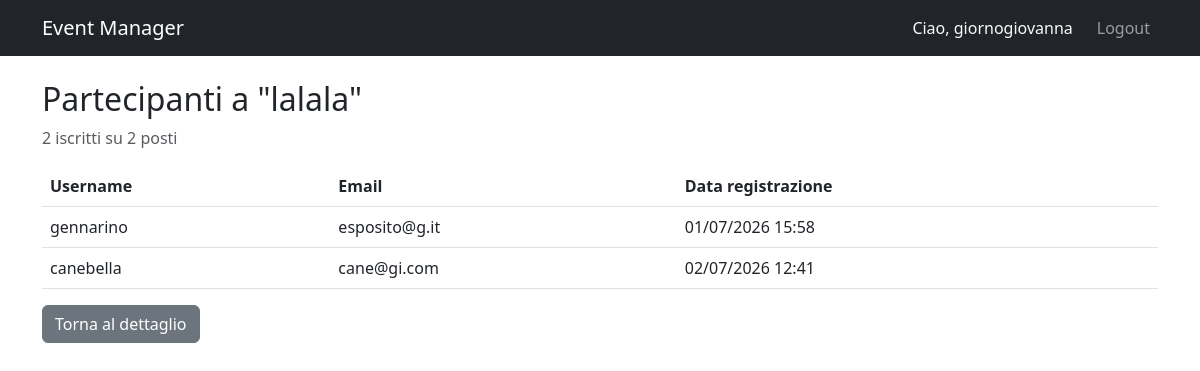
The page /events/6/attendees/ (signed in) on the database its author committed.
### accounts/models.py (models this page shows)
class User(AbstractUser):
    ATTENDEE = 'attendee'
    ORGANIZER = 'organizer'
    ROLE_CHOICES = [
        (ATTENDEE, 'Attendee'),
        (ORGANIZER, 'Organizer'),
    ]
    role = models.CharField(max_length=20, choices=ROLE_CHOICES, default=ATTENDEE)
    def is_organizer(self):
        return self.role == self.ORGANIZER
    def is_attendee(self):
        return self.role == self.ATTENDEE

### events/models.py (models this page shows, shortened)
class Event(models.Model):
    title = models.CharField(max_length=200)
    description = models.TextField()
    date = models.DateTimeField()
    location = models.CharField(max_length=200)
    organizer = models.ForeignKey(
        settings.AUTH_USER_MODEL,
        on_delete=models.CASCADE,
        related_name='organized_events'
    )
    max_attendees = models.PositiveIntegerField(default=0)
    created_at = models.DateTimeField(auto_now_add=True)

class Registration(models.Model):
    event = models.ForeignKey(
        Event,
        on_delete=models.CASCADE,
        related_name='registrations'
    )
    attendee = models.ForeignKey(
        settings.AUTH_USER_MODEL,
        on_delete=models.CASCADE,
        related_name='registrations'
    )
    registered_at = models.DateTimeField(auto_now_add=True)
    class Meta:
        unique_together = ('event', 'attendee')

### events/views.py (the view)
# urls.py: path('<int:pk>/attendees/', views.EventAttendeesView.as_view(), name='event_attendees'),
class EventAttendeesView(LoginRequiredMixin, UserPassesTestMixin, ListView):
    model = Registration
    template_name = 'events/event_attendees.html'
    context_object_name = 'registrations'
    def test_func(self):
        event = get_object_or_404(Event, pk=self.kwargs['pk'])
        return self.request.user.is_organizer() and event.organizer == self.request.user
    def get_queryset(self):
        self.event = get_object_or_404(Event, pk=self.kwargs['pk'])
        return Registration.objects.filter(event=self.event).select_related('attendee')
    def get_context_data(self, **kwargs):
        context = super().get_context_data(**kwargs)
        context['event'] = self.event
        return context

### templates/events/event_attendees.html (shortened to what this page needs)
{% extends 'base.html' %}
{% block content %}
<h2>Partecipanti a "{{ event.title }}"</h2>
<p class="text-muted">{{ registrations.count }} iscritti su {{ event.max_attendees }} posti</p>
{% if registrations %}
    <table class="table">
        <thead>
            <tr>
                <th>Username</th>
                <th>Email</th>
                <th>Data registrazione</th>
            </tr>
        </thead>
        <tbody>
            {% for reg in registrations %}
                <tr>
                    <td>{{ reg.attendee.username }}</td>
                    <td>{{ reg.attendee.email }}</td>
                    <td>{{ reg.registered_at|date:"d/m/Y H:i" }}</td>
                </tr>
            {% endfor %}
        </tbody>
    </table>
{% else %}
    <p class="text-muted">Nessuna registrazione al momento.</p>
{% endif %}
<a href="{% url 'event_detail' event.pk %}" class="btn btn-secondary">Torna al dettaglio</a>
{% endblock %}

### templates/base.html (shortened to what this page needs)
<!DOCTYPE html>
<html lang="it">
<head>
    <link href="https://cdn.jsdelivr.net/npm/bootstrap@5.3.0/dist/css/bootstrap.min.css" rel="stylesheet">
</head>
<body>
    <nav class="navbar navbar-expand-lg navbar-dark bg-dark">
        <div class="container">
            <a class="navbar-brand" href="/">Event Manager</a>
            <div class="navbar-nav ms-auto">
                {% if user.is_authenticated %}
    <span class="navbar-text text-light me-3">Ciao, {{ user.username }}</span>
        <a class="nav-link" href="{% url 'logout' %}">Logout</a>
    {% else %}
        <a class="nav-link" href="{% url 'login' %}">Login</a>
        <a class="nav-link" href="{% url 'register' %}">Registrati</a>
    {% endif %}
            </div>
        </div>
    </nav>
    <div class="container mt-4">
        {% block content %}{% endblock %}
    </div>
</body>
</html>

### rows shown on the page
User: username "giornogiovanna"
Event: title "lalala", max_attendees "2"
Registration: attendee.username "gennarino", attendee.email "esposito@g.it", registered_at "01/07/2026 15:58"
Registration: attendee.username "canebella", attendee.email "cane@gi.com", registered_at "02/07/2026 12:41"

### other values the page prints
{{ registrations.count }} "2"
